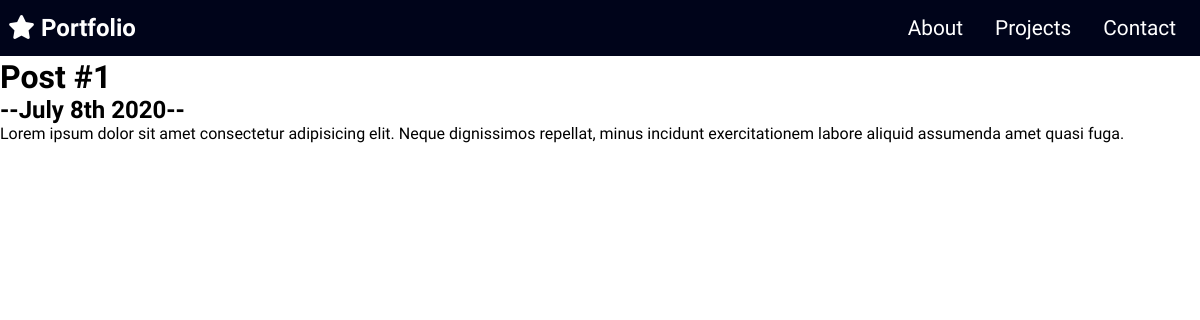
Page /blog/1/ on the committed database.
### blog/models.py (models this page shows, shortened)
class Post(models.Model):
    title = models.CharField(max_length = 200)
    date = models.DateField(auto_now = True)
    content = models.TextField()

### blog/views.py (the view)
# urls.py: path('<int:post_id>/', views.detail, name = 'detail'),
def detail(request, post_id):
    post = get_object_or_404(Post, pk = post_id)
    return render(request, 'detail.html', {"post":post})

### blog/templates/detail.html
{% extends 'base.html' %}
{% block content %}
<h1>{{post.title}}</h1>
<h2>--{{ post.date|date:'F jS Y' }}--</h2>
<p>{{post.content}}</p>
{% endblock %}

### portfolio/static/style/style.css (style rules this page uses)
* { box-sizing: border-box; margin: 0; padding: 0; }
body { font-family: 'Baloo Da 2', cursive; }

### rows in the picture
Post: title "Post #1", date "July 8th 2020", content "Lorem ipsum dolor sit amet consectetur adipisicing elit. Neque dignissimos repellat, minus incidunt exercitationem labore aliquid assumenda amet quasi fuga."
